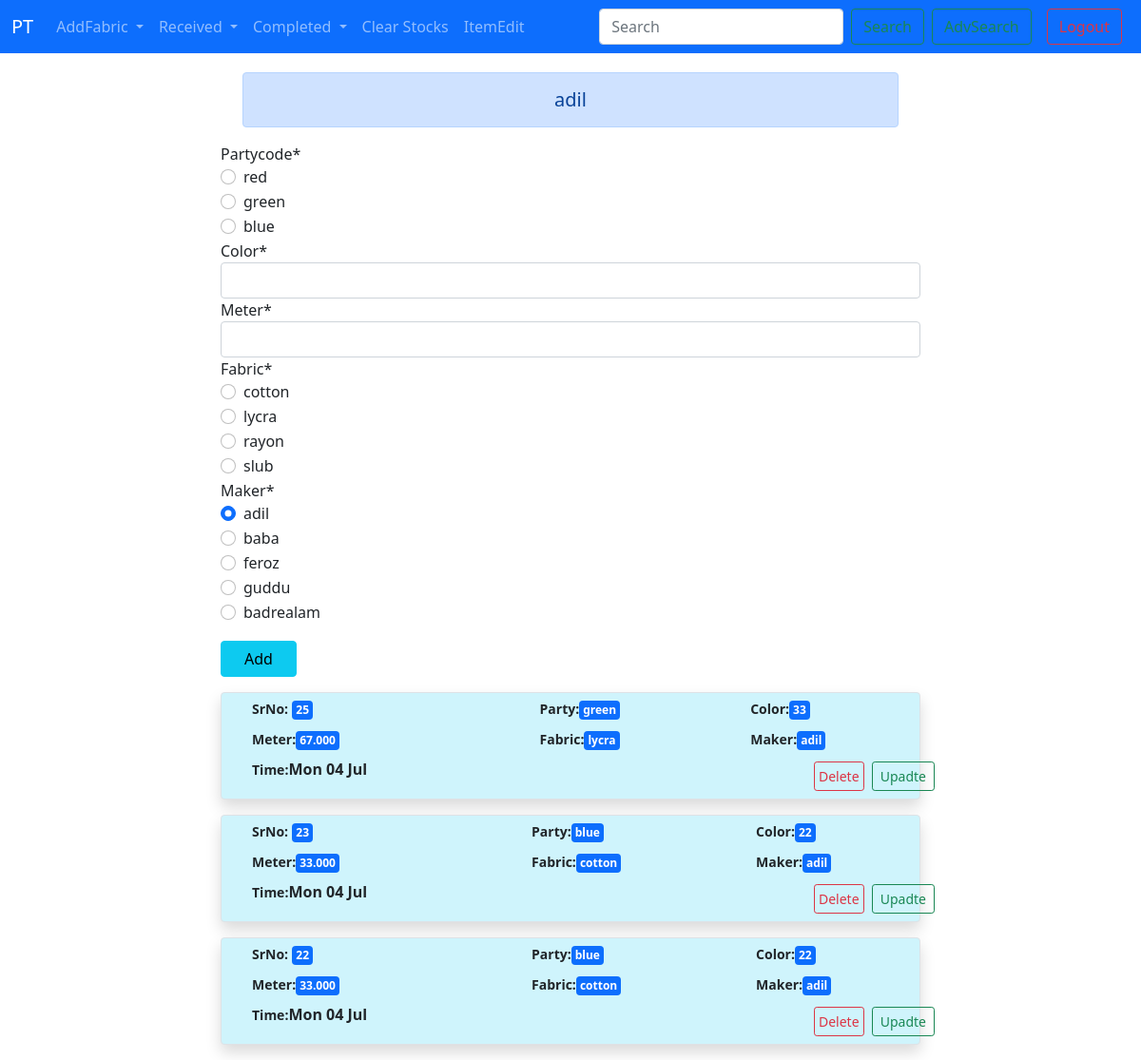
/addandshow/adil/ (signed in), run on the app's committed database.
### stocks/models.py (models this page shows)
class Fabrics(models.Model):
    partycode = models.CharField(max_length=10,)
    color = models.PositiveIntegerField()
    meter = models.DecimalField(max_digits=6, decimal_places=3)
    fabric = models.CharField(max_length=20)
    maker = models.CharField(max_length=15)
    time = models.DateTimeField(default=datetime.now())
    cutting = models.PositiveIntegerField(default=0)
    item = models.CharField(max_length=20,blank=True)
    cut_time = models.DateTimeField(null=True)
    rec_pcs = models.PositiveIntegerField(default=0)
    gr_pcs = models.PositiveIntegerField(default=0)
    completed = models.BooleanField(default=False)
    hsb_clr = models.BooleanField(default=False)

### stocks/views.py (the view)
# urls.py: path('addandshow/<str:maker>/', views.maker,name='addandshow'),
@user_passes_test(lambda u: u.is_superuser)
def maker(request,maker):
    url =f'/addandshow/{maker}/'
    if request.method == 'POST':
        ff = AddFabrics(request.POST, initial={'maker':maker})
        if ff.is_valid():
            pc=ff.cleaned_data['partycode']
            c=ff.cleaned_data['color']
            m=ff.cleaned_data['meter']
            f=ff.cleaned_data['fabric']
            reg=Fabrics(partycode=pc,color=c,meter=m,fabric=f,maker=maker)
            reg.save()
        ff = AddFabrics(initial={'maker':maker})
        return HttpResponseRedirect(url)
    else:
        ff = AddFabrics(initial={'maker':maker})
        fabs=Fabrics.objects.filter(Q(maker=maker)&Q(cutting=0))
        makers=Makers.objects.all()
    return render(request, 'maker.html',{'fabform':ff,'fabs':fabs,'mkr':maker,'makers':makers})

### stocks/forms.py
class AddFabrics(forms.ModelForm):
    partycode = forms.ChoiceField(choices=pcl, widget=forms.RadioSelect(attrs={'class':'form-check-input'}))
    fabric = forms.ChoiceField(choices=fl, widget=forms.RadioSelect(attrs={'class':'form-check-input'}))
    maker = forms.ChoiceField(choices=ml, widget=forms.RadioSelect(attrs={'class':'form-check-input'}))
    class Meta:
        model = Fabrics
        fields = ['partycode','color','meter','fabric','maker']
        labels = {'partycode':'Party_Code','color':'Color','meter':'Meter','fabric':'Fabric','maker':'Maker'}
        widgets={
            'color': forms.NumberInput(attrs={'class':'form-control'}),
            'meter': forms.NumberInput(attrs={'class':'form-control'}),
        }

### templates/maker.html (shortened to what this page needs)
{% extends 'base.html' %}
{% load crispy_forms_filters %}
{% block body %}
<div class="row justify-content-center">
  <div class='col-md-7 mt-1'>
    <h1 class="fs-5 text-center alert alert-primary" role="alert">{{mkr}}</h1>
  </div>
</div>
<div class="container">
  <div class="row justify-content-center">
    <div class="col-sm-8 form-group">
      <form action="" method='POST'>
        {{fabform|crispy }}
        <input type="submit" class='btn btn-info my-3 px-4' value="Add">
      </form>
      {% if request.user_agent.is_mobile %}
      <table class="table table-hover">
        <thead>
          <tr>
            <th scope="col">Sr No</th>
            <th scope="col">PartyCode</th>
            <th scope="col">Color</th>
            <th scope="col">Meter</th>
            <th scope="col">Fabric</th>
            <th scope="col">Maker</th>
            <th scope="col">Time</th>
            <th scope="col">Action</th>
          </tr>
        </thead>
        <tbody>
          {% for fab in fabs reversed %}
          <tr>
            <th scope="row">{{fab.id}}</th>
            <td>{{fab.partycode}}</td>
            <td>{{fab.color}}</td>
            <td>{{fab.meter}}</td>
            <td>{{fab.fabric}}</td>
            <td>{{fab.maker}}</td>
            <td>{{fab.time}}</td>
            <td>
              <a href='{% url 'deleteindi' mkr fab.id %}' class='btn btn-sm btn-outline-danger p-1 mx-1'>Delete</a>
              <a href='{% url 'updateindi' mkr fab.id %}' class='btn btn-sm btn-outline-success'>Upadte</a>
            </td>
          </tr>
          {% endfor %}
        </tbody>
      </table>
      {% else %}
      {% for fab in fabs reversed %}
      <div class="col-12 border alert alert-info shadow p-0 fw-bold">
          <table class="table table-borderless ms-md-4 m-0">
            <tbody>
              <tr>
                <td class='py-1'><small>SrNo:</small> <button class='badge bg-primary border-0 p-1'>{{fab.id}}</button></td>
                <td class='py-1'><small>Party:</small><button class='badge bg-primary border-0 p-1'>{{fab.partycode}}</button></td>
                <td class='py-1'><small>Color:</small><button class='badge bg-primary border-0 p-1'>{{fab.color}}</button></td>
              </tr>
              <tr>
                <td class='py-1'><small>Meter:</small><button class='badge bg-primary border-0 p-1'>{{fab.meter}}</button></td>
                <td class='py-1'><small>Fabric:</small><button class='badge bg-primary border-0 p-1'>{{fab.fabric}}</button></td>
                <td class='py-1'><small>Maker:</small><button class='badge bg-primary border-0 p-1'>{{fab.maker}}</button></td>
              </tr>
              <tr>
                <td class='py-1'><small>Time:</small>{{fab.time|date:"D d M"}}</td>
                <td  colspan='2' class='text-end'>
                  <a href='{% url 'deleteindi' mkr fab.id %}' class='btn btn-sm btn-outline-danger p-1 mx-1'>Delete</a>
                  <a href='{% url 'updateindi' mkr fab.id %}' class='btn btn-sm btn-outline-success'>Upadte</a>
                </td>
              </tr>
            </tbody>
          </table>
      </div>
      {% endfor %}
      {% endif %}
    </div>
  </div>
</div>
{% endblock body %}

### data on the page
Fabrics: id "25", partycode "green", color "33", meter "67.000", fabric "lycra", maker "adil", time "Mon 04 Jul"
Fabrics: id "23", partycode "blue", color "22", meter "33.000", fabric "cotton", maker "adil", time "Mon 04 Jul"
Fabrics: id "22", partycode "blue", color "22", meter "33.000", fabric "cotton", maker "adil", time "Mon 04 Jul"

### other printed values
{{ mkr }} "adil"
